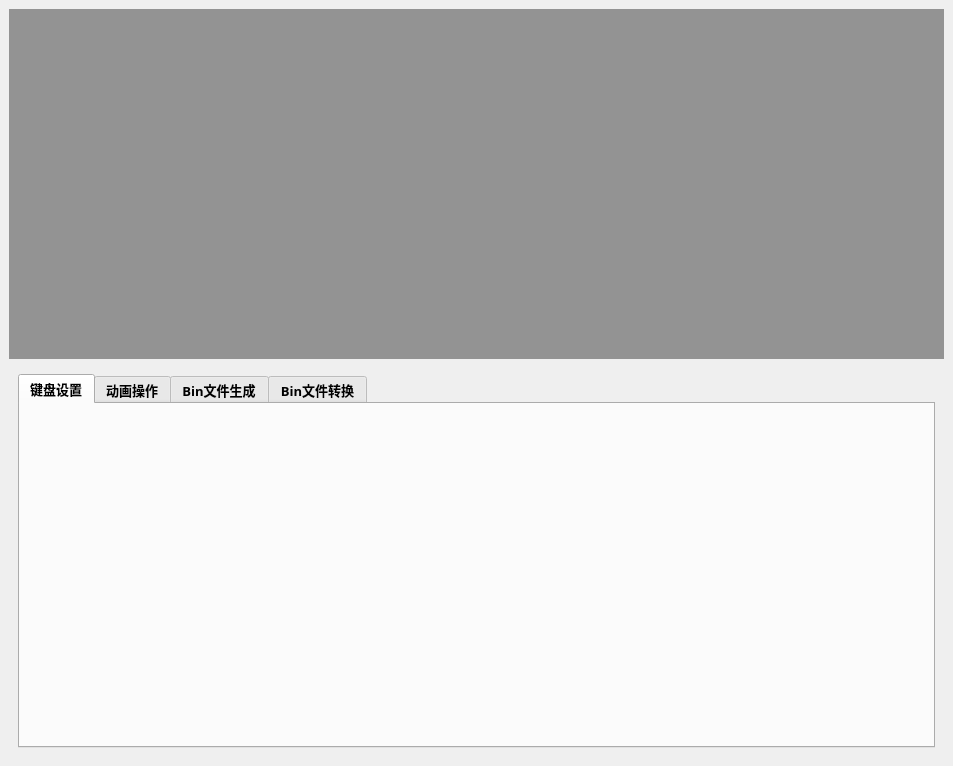
<?xml version="1.0" encoding="UTF-8"?>
<ui version="4.0">
 <class>MainWindow</class>
 <widget class="QMainWindow" name="MainWindow">
  <property name="geometry">
   <rect>
    <x>0</x>
    <y>0</y>
    <width>953</width>
    <height>766</height>
   </rect>
  </property>
  <property name="windowTitle">
   <string>MainWindow</string>
  </property>
  <widget class="QWidget" name="centralwidget">
   <layout class="QGridLayout" name="gridLayout">
    <item row="0" column="0">
     <widget class="QWidget" name="widget_keyboardLayout" native="true">
      <property name="minimumSize">
       <size>
        <width>0</width>
        <height>350</height>
       </size>
      </property>
      <property name="styleSheet">
       <string notr="true">background-color: rgb(147, 147, 147);</string>
      </property>
     </widget>
    </item>
    <item row="1" column="0">
     <widget class="QWidget" name="widget_tools" native="true">
      <layout class="QGridLayout" name="gridLayout_2">
       <item row="0" column="0">
        <widget class="QTabWidget" name="tabWidget">
         <property name="font">
          <font>
           <family>微软雅黑</family>
           <pointsize>10</pointsize>
           <bold>true</bold>
          </font>
         </property>
         <property name="currentIndex">
          <number>0</number>
         </property>
         <widget class="QWidget" name="tab">
          <attribute name="title">
           <string>键盘设置</string>
          </attribute>
          <layout class="QGridLayout" name="gridLayout_3">
           <property name="leftMargin">
            <number>0</number>
           </property>
           <property name="topMargin">
            <number>0</number>
           </property>
           <property name="rightMargin">
            <number>0</number>
           </property>
           <property name="bottomMargin">
            <number>0</number>
           </property>
           <item row="0" column="0">
            <widget class="QWidget" name="widget_KeyboardSetting" native="true"/>
           </item>
          </layout>
         </widget>
         <widget class="QWidget" name="tab_2">
          <attribute name="title">
           <string>动画操作</string>
          </attribute>
          <layout class="QGridLayout" name="gridLayout_4">
           <property name="leftMargin">
            <number>0</number>
           </property>
           <property name="topMargin">
            <number>0</number>
           </property>
           <property name="rightMargin">
            <number>0</number>
           </property>
           <property name="bottomMargin">
            <number>0</number>
           </property>
           <item row="0" column="0">
            <widget class="QWidget" name="widget_Animation" native="true"/>
           </item>
          </layout>
         </widget>
         <widget class="QWidget" name="tab_3">
          <attribute name="title">
           <string>Bin文件生成</string>
          </attribute>
          <layout class="QGridLayout" name="gridLayout_5">
           <property name="leftMargin">
            <number>0</number>
           </property>
           <property name="topMargin">
            <number>0</number>
           </property>
           <property name="rightMargin">
            <number>0</number>
           </property>
           <property name="bottomMargin">
            <number>0</number>
           </property>
           <item row="0" column="0">
            <widget class="QWidget" name="widget_GenerateBinFile" native="true"/>
           </item>
          </layout>
         </widget>
         <widget class="QWidget" name="tab_4">
          <attribute name="title">
           <string>Bin文件转换</string>
          </attribute>
          <layout class="QGridLayout" name="gridLayout_6">
           <property name="leftMargin">
            <number>0</number>
           </property>
           <property name="topMargin">
            <number>0</number>
           </property>
           <property name="rightMargin">
            <number>0</number>
           </property>
           <property name="bottomMargin">
            <number>0</number>
           </property>
           <item row="0" column="0">
            <widget class="QWidget" name="widget_ConvertBinFile" native="true"/>
           </item>
          </layout>
         </widget>
        </widget>
       </item>
      </layout>
     </widget>
    </item>
   </layout>
  </widget>
  <widget class="QMenuBar" name="menubar">
   <property name="geometry">
    <rect>
     <x>0</x>
     <y>0</y>
     <width>953</width>
     <height>24</height>
    </rect>
   </property>
  </widget>
 </widget>
 <resources/>
 <connections/>
</ui>
